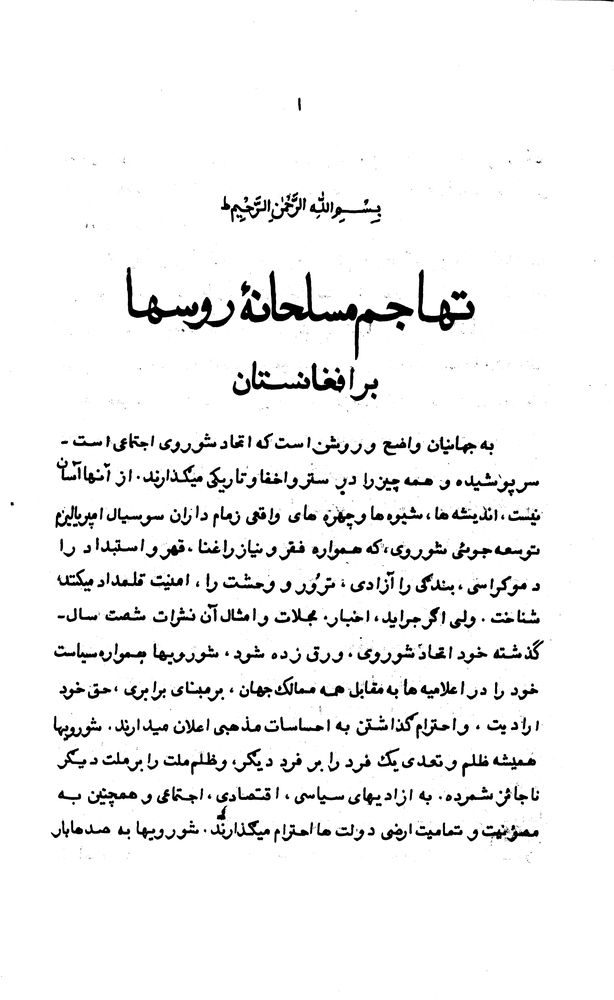
%> input picture AzuAckuRisalah/Pages/page-06.png, 614 x 1000 px, shrunk from 1570 x 2555 before the run, given in place of page-06.ppm, which was not available
$ octave qtdecomp_ex2.m   (GNU Octave 9; MATLAB toolbox functions it lacks are replaced by stand-ins)
%> lines starting %> are read from the running program, lines starting %| are printed output that depends on the picture; in (x1, y1, x2, y2) boxes, pixels count from 0 and x2, y2 are one past the last pixel; in counts of white or black regions, pixels touching at a corner belong together; the program's own positions count from 1; pictures that were not available may be replaced by others from this repository, and a replacement may not be noted
%%    View the block representation of quadtree decomposition.

%I = imread('liftingbody.png');
I0 = imread('Pages3/page-06.ppm');
%> I0 is the input picture: size 1000x614 uint8; min 0, max 255, mean 241.1
I1 = rgb2gray(I0);                      % Must make an intensity image

sz = size(I1);
%> sz = [1000 614]
log2_sz = ceil(log2(sz));
%> log2_sz = [10 10]
I1 = max(I1,[],'all')-I1;
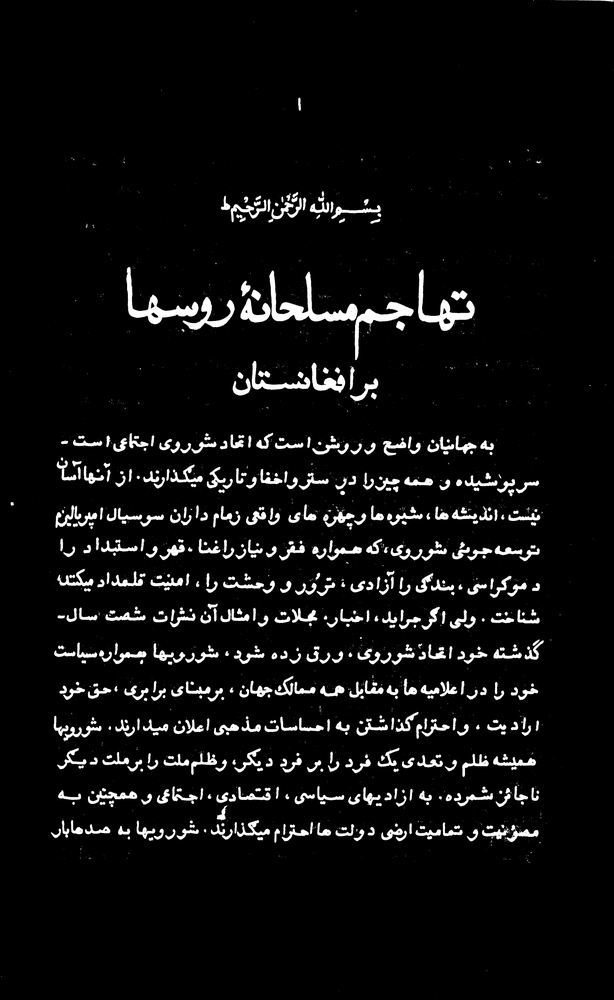
%> I1: size 1000x614 uint8; min 0, max 255, mean 13.9
I1 = uint8(255*double(I1)./double(max(I1,[],'all')));

I = padarray(I1,2.^log2_sz-sz,0,'post');
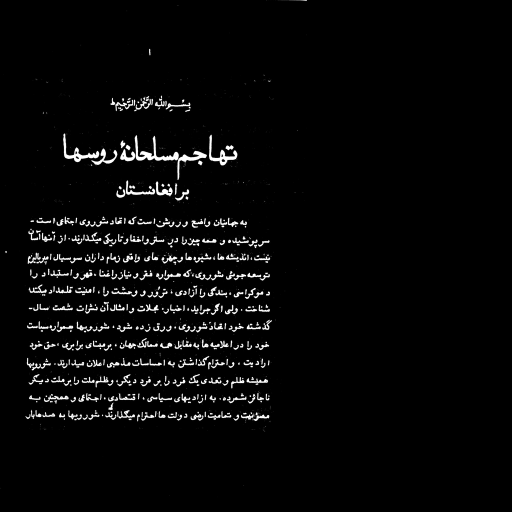
%> I: size 1024x1024 uint8 (shown at 1/2 size); min 0, max 255, mean 8.1
imshow(I,[]); pause(1);

S = qtdecomp(I, @split_test);
%| m = 1024
%| rv = 1
%| m = 512
%| rv =
%|   1  1  1  1
%| m = 256
%| rv =
%|   0  0  0  0  0  0  0  0  0  0  0  0  0  0  0  0
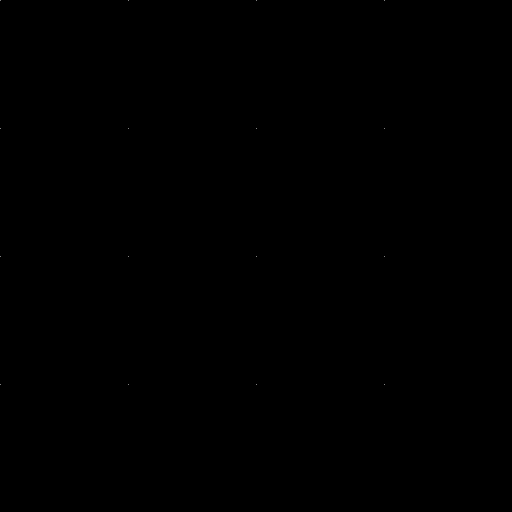
%> S: size 1024x1024 double (shown at 1/2 size); values 0 (black) and 256 (white), 0% white in thin lines or dots, all inside (x1, y1, x2, y2) = (0, 0, 769, 769)
blocks = repmat(uint8(0),size(S));

for dim = [256,128,64,32,16 8 4 2 1];
    c = 10*ceil(log2(dim));              % color
    numblocks = length(find(S==dim));
    if (numblocks > 0)
        values = repmat(uint8(255),[dim dim numblocks]);
        values(2:dim,2:dim,:) = c;
        blocks = qtsetblk(blocks,S,dim,values);
    end
end
%> this loop made 9 passes
%> numblocks on passes 1 to 9: 16, 0, 0, 0, 0, 0, 0, 0, 0
%> pass 1, `blocks = qtsetblk(blocks,S,dim,values);`:
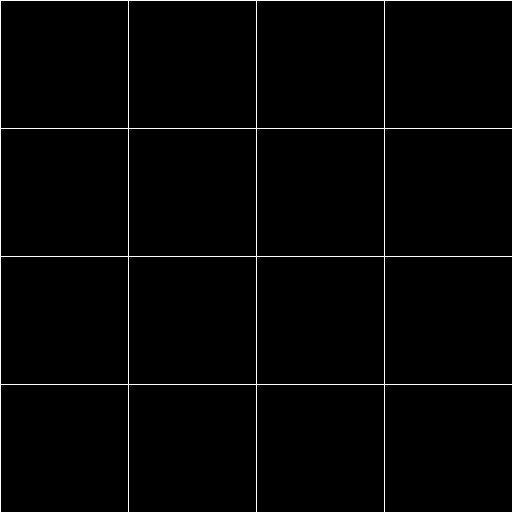
%> blocks: size 1024x1024 uint8 (shown at 1/2 size); values 80 (black) and 255 (white), 0.78% white in thin lines or dots

blocks(end,1:end) = 1;
blocks(1:end,end) = 1;
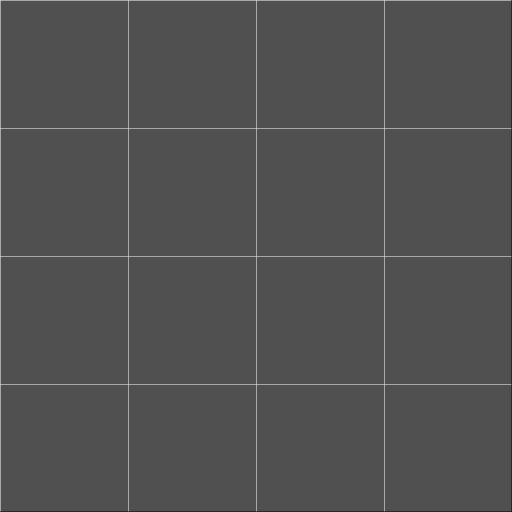
%> blocks: size 1024x1024 uint8 (shown at 1/2 size); min 1, max 255, mean 81.2

figure;

ax1=subplot(1,2,1);
I_orig = I(1:sz(1),1:sz(2));
imshow(I_orig,[]),

ax2 = subplot(1,2,2);
blocks_orig = blocks(1:sz(1),1:sz(2));
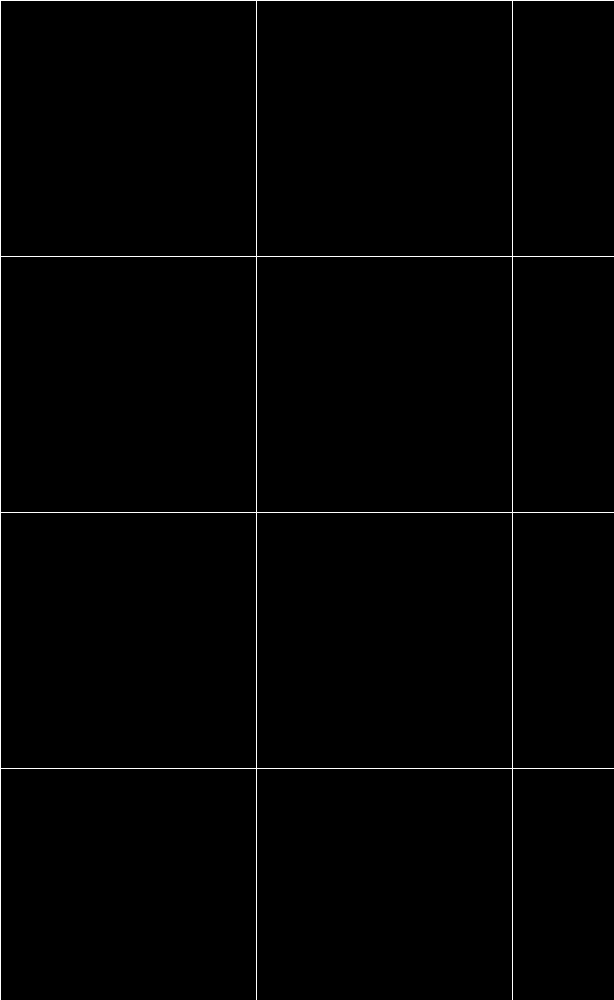
%> blocks_orig: size 1000x614 uint8; values 80 (black) and 255 (white), 0.89% white in thin lines or dots
imshow(blocks_orig,[]);

linkaxes([ax1,ax2]);

% S = QTDECOMP(I,FUN) uses the function FUN to determine whether to split a
% block. QTDECOMP calls FUN with all the current blocks of size M-by-M
% stacked into M-by-M-by-K array, where K is the number of M-by-M
% blocks. FUN should return a logical K-element vector whose values are 1 if
% the corresponding block should be split, and 0 otherwise.  FUN must be a
% FUNCTION_HANDLE.
function rv = split_test(B)
    [m,m,k] = size(B);
    display(m);
    rv = ones(1,k,'logical');
    for j=1:k
        [S,L] = bounds( B(:,:,k), 'all' )
        if L - S < 32
            rv(j) = logical(0);
        end
    end
    display(rv);
end

$ run again, with AzuAckuRisalah/Pages/page-03.png copied over AzuAckuRisalah/Pages/page-06.png
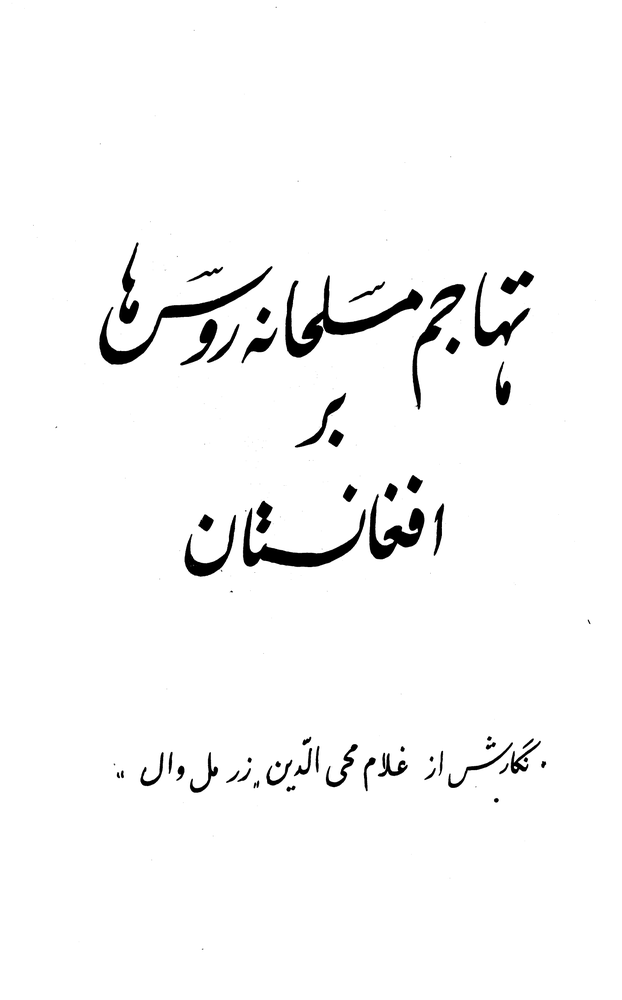
%> input picture AzuAckuRisalah/Pages/page-03.png, 622 x 1000 px, shrunk from 1437 x 2310 before the run, given in place of page-06.ppm, which was not available
%> I0 is the input picture: size 1000x622 uint8; min 0, max 255, mean 247.8
%> `I = padarray(I1,2.^log2_sz-sz,0,'post');`:
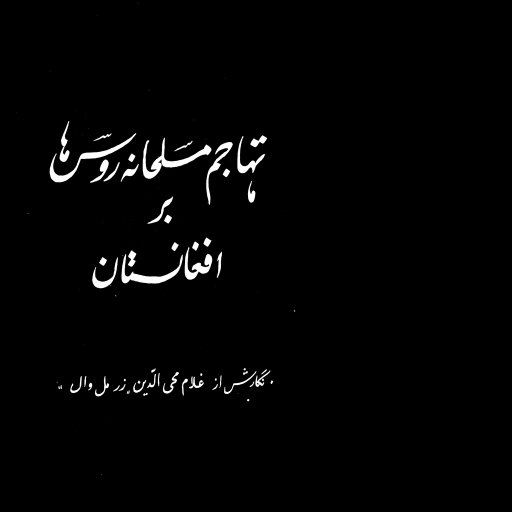
%> I: size 1024x1024 uint8 (shown at 1/2 size); min 0, max 255, mean 4.3
%| m = 1024
%| rv = 1
%| m = 512
%| rv =
%|   1  1  1  1
%| m = 256
%| rv =
%|   0  0  0  0  0  0  0  0  0  0  0  0  0  0  0  0
%> S: size 1024x1024 double; values 0 (black) and 256 (white), 0% white in thin lines or dots, all inside (x1, y1, x2, y2) = (0, 0, 769, 769)
%> the loop `for dim = [256,128,64,32,16 8 4 2 1];` made 9 passes
%> numblocks on passes 1 to 8: 16, 0, 0, 0, 0, 0, 0, 0
%> `blocks_orig = blocks(1:sz(1),1:sz(2));`:
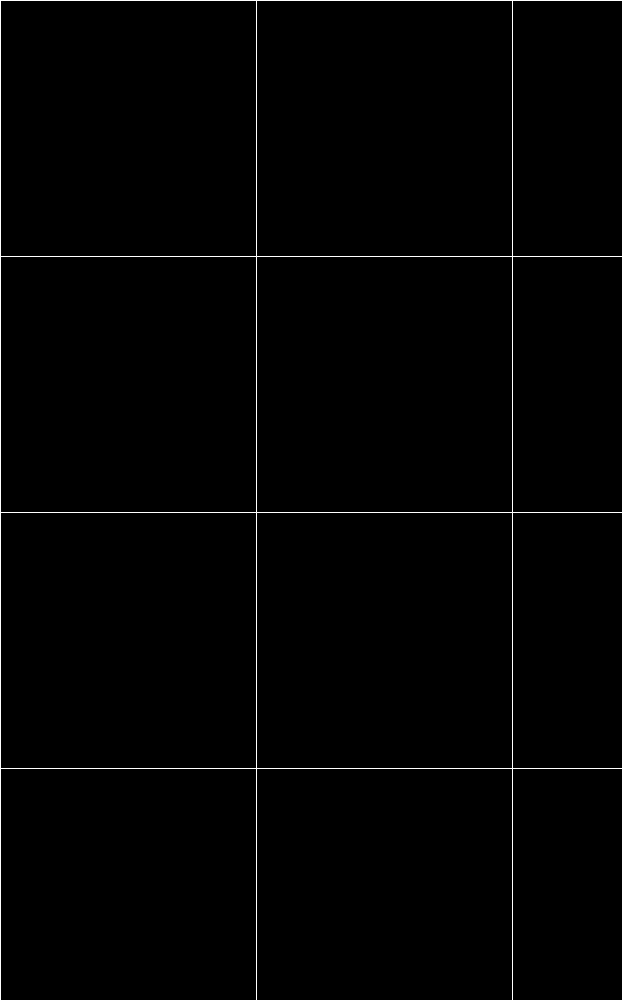
%> blocks_orig: size 1000x622 uint8; values 80 (black) and 255 (white), 0.88% white in thin lines or dots
